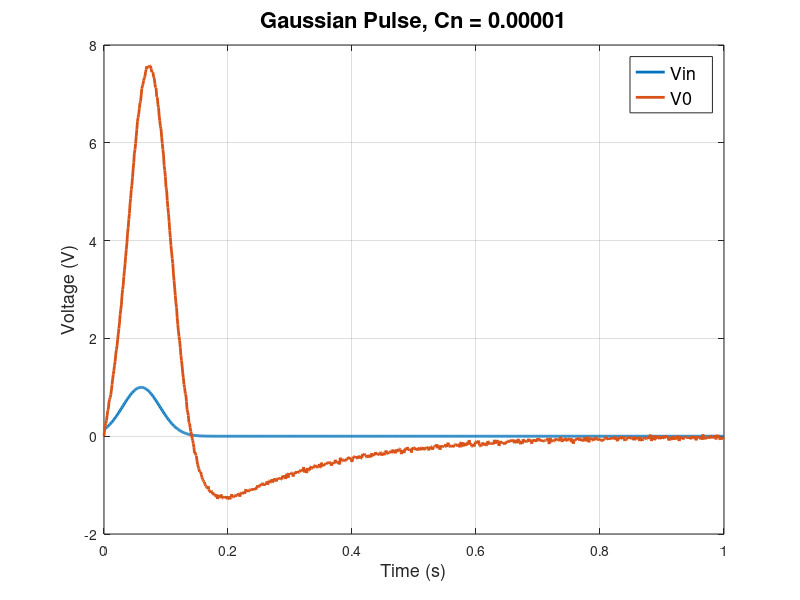
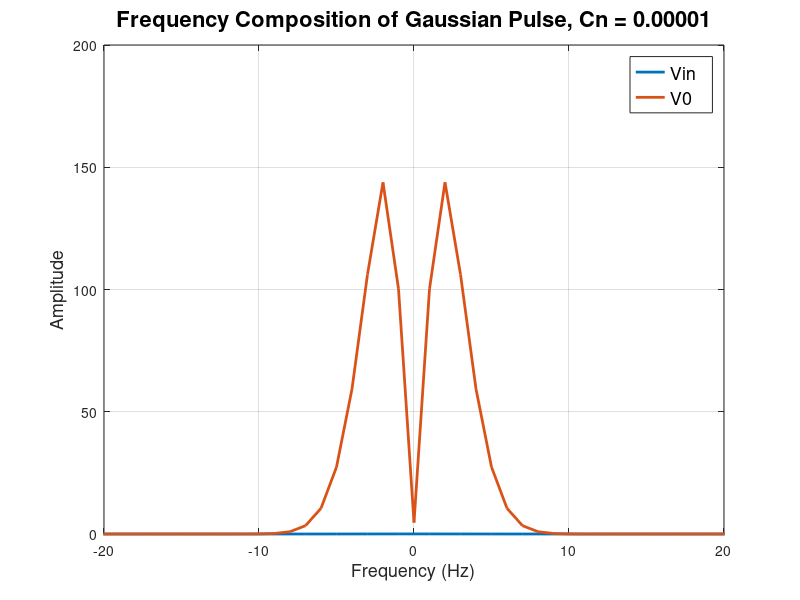
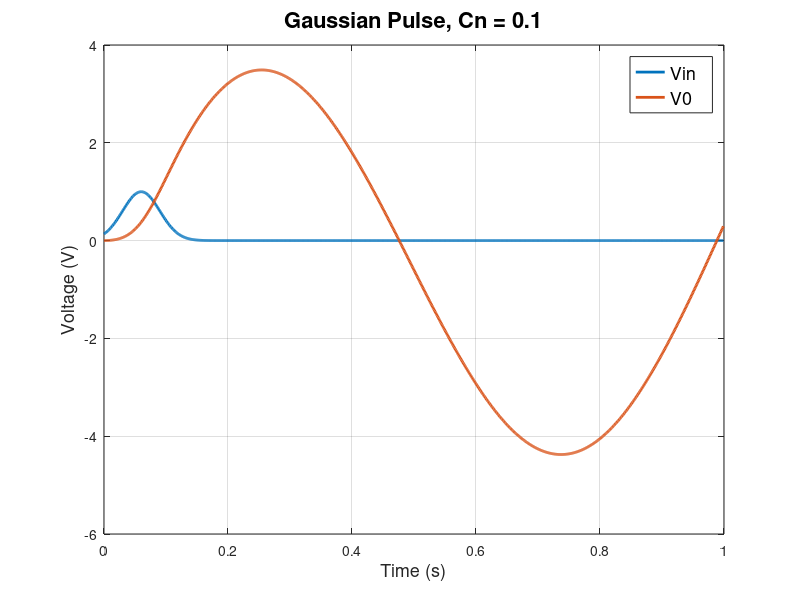
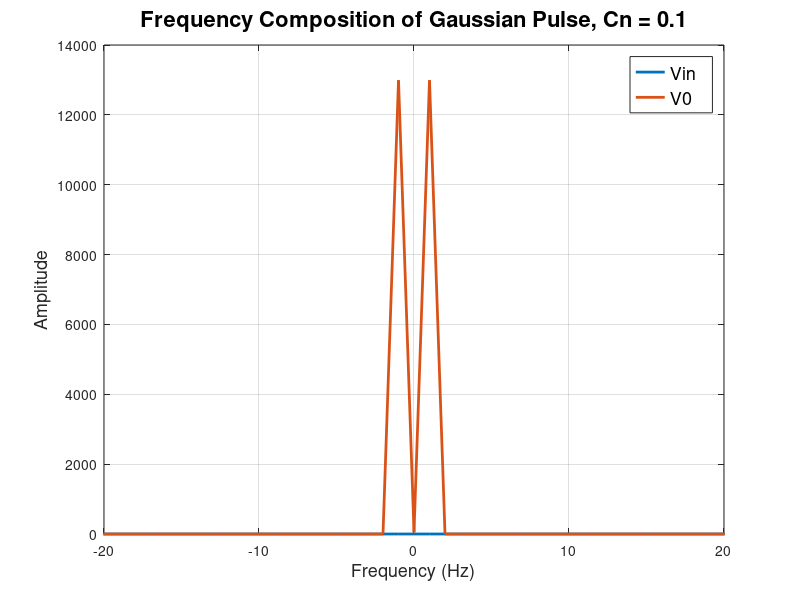

Reproduce these figures in MATLAB, in order.
%% Part 3 (DO NOT FORGET FOURIER COMPONENT)
% 
 
G1=1/1;
C=0.25;
G2=1/2;
L=0.2;
G3=1/10;
alpha=100;
G4=1/0.1;
G0=1/1000;
 
%Cn = 0.00001;
Cn = 0.00001;
 
% V = [V1
%       V2
%       IL
%       V3
%       I3
%       V4
%       V0]
 
% F = [Vin
%       0
%       0
%       In
%       0
%       0
%       0]
 
G = [1 0 0 0 0 0 0;
    -G2 G1+G2 -1 0 0 0 0;
    0 1 0 -1 0 0 0;
    0 0 -1 G3 0 0 0;
    0 0 0 0 -alpha 1 0;
    0 0 0 G3 -1 0 0;
    0 0 0 0 0 -G4 G4+G0];
 
C = [0 0 0 0 0 0 0;
    -C C 0 0 0 0 0;
    0 0 -L 0 0 0 0;
    0 0 0 Cn 0 0 0; % Cn added to C matrix
    0 0 0 0 0 0 0;
    0 0 0 0 0 0 0;
    0 0 0 0 0 0 0];
 
dt = 1e-3;
T = 1;
fs = T/dt;
time = 0:(1/fs):(1-1/fs);
n=fs;
f = (0:n-1);

%%%%%%%%% Cn = 0.00001 %%%%%%%%%%
V = zeros(7,T/dt);
F = zeros(7,T/dt);
Ap = inv(C/dt + G);
 
% Vin defined as a gaussian
F(1,:) = normpdf(time,0.06,0.03)*max(normpdf(time,0.06,0.03))^(-1);
F(4,:) = normrnd(0.001, 0.0003,1,T/dt); % In randomly picked from normal dist
 
for i=2:T/dt
    V(:,i) = Ap*(C*V(:,i-1)/dt + F(:,i));
end
 
figure (1)
plot(time,F(1,:)','LineWidth',2)
hold on
grid on
plot(time,V(7,:)','LineWidth',2)
title('\fontsize{22}Gaussian Pulse, Cn = 0.00001')
xlabel('\fontsize{18}Time (s)')
ylabel('\fontsize{18}Voltage (V)')
legend('\fontsize{18}Vin','\fontsize{18}V0')

XF1 = (fft(F(1,:))).^2/n;
YF1 = fftshift(XF1);
fshift = (-n/2:n/2-1)*(fs/n); % zero-centered frequency range
powershiftF1 = abs(YF1).^2/n;     % zero-centered power

XV7 = (fft(V(7,:))).^2/n;
YV7 = fftshift(XV7);
fshift = (-n/2:n/2-1)*(fs/n); % zero-centered frequency range
powershiftV7 = abs(YV7).^2/n;     % zero-centered power

figure (2)
plot(fshift,powershiftF1,'LineWidth',2)
hold on
grid on
plot(fshift,powershiftV7,'LineWidth',2)
title('\fontsize{22}Frequency Composition of Gaussian Pulse, Cn = 0.00001')
xlabel('\fontsize{18}Frequency (Hz)')
ylabel('\fontsize{18}Amplitude')
legend('\fontsize{18}Vin','\fontsize{18}V0')
xlim([-20 20])

%%%%%%%%% Cn = 0.1 %%%%%%%%%%
Cn = 0.1;
C(4,4) = Cn; % updating matrix

V = zeros(7,T/dt);
F = zeros(7,T/dt);
Ap = inv(C/dt + G);
 
% Vin defined as a gaussian
F(1,:) = normpdf(time,0.06,0.03)*max(normpdf(time,0.06,0.03))^(-1);
F(4,:) = normrnd(0.001, 0.0003,1,T/dt); % In randomly picked from normal dist
 
for i=2:T/dt
    V(:,i) = Ap*(C*V(:,i-1)/dt + F(:,i));
end
 
figure (3)
plot(time,F(1,:)','LineWidth',2)
hold on
grid on
plot(time,V(7,:)','LineWidth',2)
title('\fontsize{22}Gaussian Pulse, Cn = 0.1')
xlabel('\fontsize{18}Time (s)')
ylabel('\fontsize{18}Voltage (V)')
legend('\fontsize{18}Vin','\fontsize{18}V0')

XF1 = (fft(F(1,:))).^2/n;
YF1 = fftshift(XF1);
fshift = (-n/2:n/2-1)*(fs/n); % zero-centered frequency range
powershiftF1 = abs(YF1).^2/n;     % zero-centered power

XV7 = (fft(V(7,:))).^2/n;
YV7 = fftshift(XV7);
fshift = (-n/2:n/2-1)*(fs/n); % zero-centered frequency range
powershiftV7 = abs(YV7).^2/n;     % zero-centered power

figure (4)
plot(fshift,powershiftF1,'LineWidth',2)
hold on
grid on
plot(fshift,powershiftV7,'LineWidth',2)
title('\fontsize{22}Frequency Composition of Gaussian Pulse, Cn = 0.1')
xlabel('\fontsize{18}Frequency (Hz)')
ylabel('\fontsize{18}Amplitude')
legend('\fontsize{18}Vin','\fontsize{18}V0')
xlim([-20 20])

%%%%%%%%% Cn = 0.0000001 %%%%%%%%%%
Cn = 0.0000001;
C(4,4) = Cn; % updating matrix

V = zeros(7,T/dt);
F = zeros(7,T/dt);
Ap = inv(C/dt + G);
 
% Vin defined as a gaussian
F(1,:) = normpdf(time,0.06,0.03)*max(normpdf(time,0.06,0.03))^(-1);
F(4,:) = normrnd(0.001, 0.0003,1,T/dt); % In randomly picked from normal dist
 
for i=2:T/dt
    V(:,i) = Ap*(C*V(:,i-1)/dt + F(:,i));
end
 
figure (5)
plot(time,F(1,:)','LineWidth',2)
hold on
grid on
plot(time,V(7,:)','LineWidth',2)
title('\fontsize{22}Gaussian Pulse, Cn = 0.0000001')
xlabel('\fontsize{18}Time (s)')
ylabel('\fontsize{18}Voltage (V)')
legend('\fontsize{18}Vin','\fontsize{18}V0')

XF1 = (fft(F(1,:))).^2/n;
YF1 = fftshift(XF1);
fshift = (-n/2:n/2-1)*(fs/n); % zero-centered frequency range
powershiftF1 = abs(YF1).^2/n;     % zero-centered power

XV7 = (fft(V(7,:))).^2/n;
YV7 = fftshift(XV7);
fshift = (-n/2:n/2-1)*(fs/n); % zero-centered frequency range
powershiftV7 = abs(YV7).^2/n;     % zero-centered power

figure (6)
plot(fshift,powershiftF1,'LineWidth',2)
hold on
grid on
plot(fshift,powershiftV7,'LineWidth',2)
title('\fontsize{22}Frequency Composition of Gaussian Pulse, Cn = 0.0000001')
xlabel('\fontsize{18}Frequency (Hz)')
ylabel('\fontsize{18}Amplitude')
legend('\fontsize{18}Vin','\fontsize{18}V0')
xlim([-20 20])

%%%%%%%%% dt = 25e-3 %%%%%%%%%%
Cn = 0.0001;
C(4,4) = Cn; % updating matrix

dt = 25e-3;
T = 1;
fs = T/dt;
time = 0:(1/fs):(1-1/fs);
n=fs;
f = (0:n-1);

V = zeros(7,T/dt);
F = zeros(7,T/dt);
Ap = inv(C/dt + G);
 
% Vin defined as a gaussian
F(1,:) = normpdf(time,0.06,0.03)*max(normpdf(time,0.06,0.03))^(-1);
F(4,:) = normrnd(0.001, 0.0003,1,T/dt); % In randomly picked from normal dist
 
for i=2:T/dt
    V(:,i) = Ap*(C*V(:,i-1)/dt + F(:,i));
end
 
figure (7)
plot(time,F(1,:)','LineWidth',2)
hold on
grid on
plot(time,V(7,:)','LineWidth',2)
title('\fontsize{22}Gaussian Pulse, dt=25e-3')
xlabel('\fontsize{18}Time (s)')
ylabel('\fontsize{18}Voltage (V)')
legend('\fontsize{18}Vin','\fontsize{18}V0')

XF1 = (fft(F(1,:))).^2/n;
YF1 = fftshift(XF1);
fshift = (-n/2:n/2-1)*(fs/n); % zero-centered frequency range
powershiftF1 = abs(YF1).^2/n;     % zero-centered power

XV7 = (fft(V(7,:))).^2/n;
YV7 = fftshift(XV7);
fshift = (-n/2:n/2-1)*(fs/n); % zero-centered frequency range
powershiftV7 = abs(YV7).^2/n;     % zero-centered power

figure (8)
plot(fshift,powershiftF1,'LineWidth',2)
hold on
grid on
plot(fshift,powershiftV7,'LineWidth',2)
title('\fontsize{22}Frequency Composition of Gaussian Pulse, dt=20e-3')
xlabel('\fontsize{18}Frequency (Hz)')
ylabel('\fontsize{18}Amplitude')
legend('\fontsize{18}Vin','\fontsize{18}V0')
xlim([-20 20])